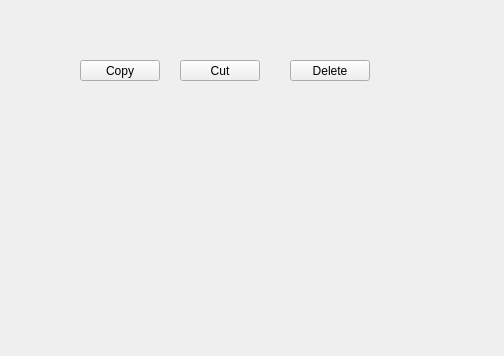
<?xml version="1.0" encoding="UTF-8"?>
<ui version="4.0">
 <class>property</class>
 <widget class="QWidget" name="property">
  <property name="geometry">
   <rect>
    <x>0</x>
    <y>0</y>
    <width>504</width>
    <height>356</height>
   </rect>
  </property>
  <property name="windowTitle">
   <string>Form</string>
  </property>
  <widget class="QPushButton" name="pushButton">
   <property name="geometry">
    <rect>
     <x>80</x>
     <y>60</y>
     <width>80</width>
     <height>21</height>
    </rect>
   </property>
   <property name="text">
    <string>Copy</string>
   </property>
  </widget>
  <widget class="QPushButton" name="pushButton_2">
   <property name="geometry">
    <rect>
     <x>180</x>
     <y>60</y>
     <width>80</width>
     <height>21</height>
    </rect>
   </property>
   <property name="text">
    <string>Cut</string>
   </property>
  </widget>
  <widget class="QPushButton" name="pushButton_3">
   <property name="geometry">
    <rect>
     <x>290</x>
     <y>60</y>
     <width>80</width>
     <height>21</height>
    </rect>
   </property>
   <property name="text">
    <string>Delete</string>
   </property>
  </widget>
 </widget>
 <resources/>
 <connections/>
</ui>
